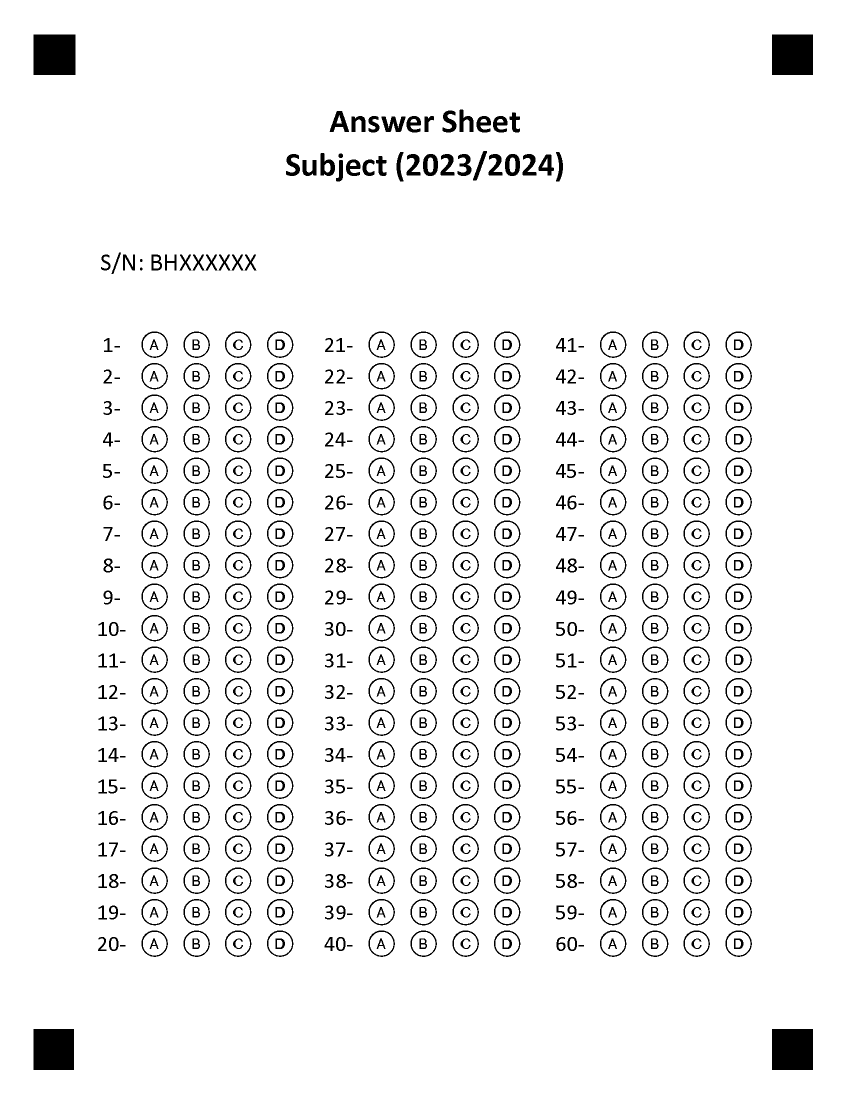
#> input picture Templates/Template-60.png, 1700 x 2200 px (shown at 1/2 size)
$ python 'Make Templates.py'
#> lines starting #> are read from the running program, lines starting #| are printed output that depends on the picture; after the words box and inside, x2 and y2 are one past the last pixel; in counts of white or black regions, pixels touching at a corner belong together
from PIL import Image
from imutils.perspective import four_point_transform
from imutils import contours
import imutils
import cv2
import numpy as np
import argparse
import random


def show_images(images, titles, kill_later=True):
    for index, image in enumerate(images):
        cv2.imshow(titles[index], image)
    cv2.waitKey(0)
    if kill_later:
        cv2.destroyAllWindows()


def find_corners(image_path):
#> called with image_path = 'Template-60.png'
    img = Image.open(image_path)
#> img is the input picture: PIL image 1700x2200 RGB; 94.2% white; 698 black regions, largest, box (x1, y1, x2, y2) and area: (67, 69, 151, 150) 6804, (1544, 2058, 1626, 2140) 6724, (1544, 69, 1626, 150) 6642
    width, height = img.size
#> width = 1700; height = 2200

    left, top, right, bottom = width, height, 0, 0
#> left = 1700; top = 2200; right = 0; bottom = 0

    for x in range(width):
        for y in range(height):
            pixel = img.getpixel((x, y))
            if pixel == (0, 0, 0):  # Assuming the black squares have RGB values of (0, 0, 0)
                left = min(left, x)
                top = min(top, y)
                right = max(right, x)
                bottom = max(bottom, y)

    return left, top, right, bottom

def crop_image(image_path, output_path):
    left, top, right, bottom = find_corners(image_path)
#> left = 67; top = 69; right = 1625; bottom = 2139
    img = Image.open(image_path)
    img_cropped = img.crop((left, top, right, bottom))
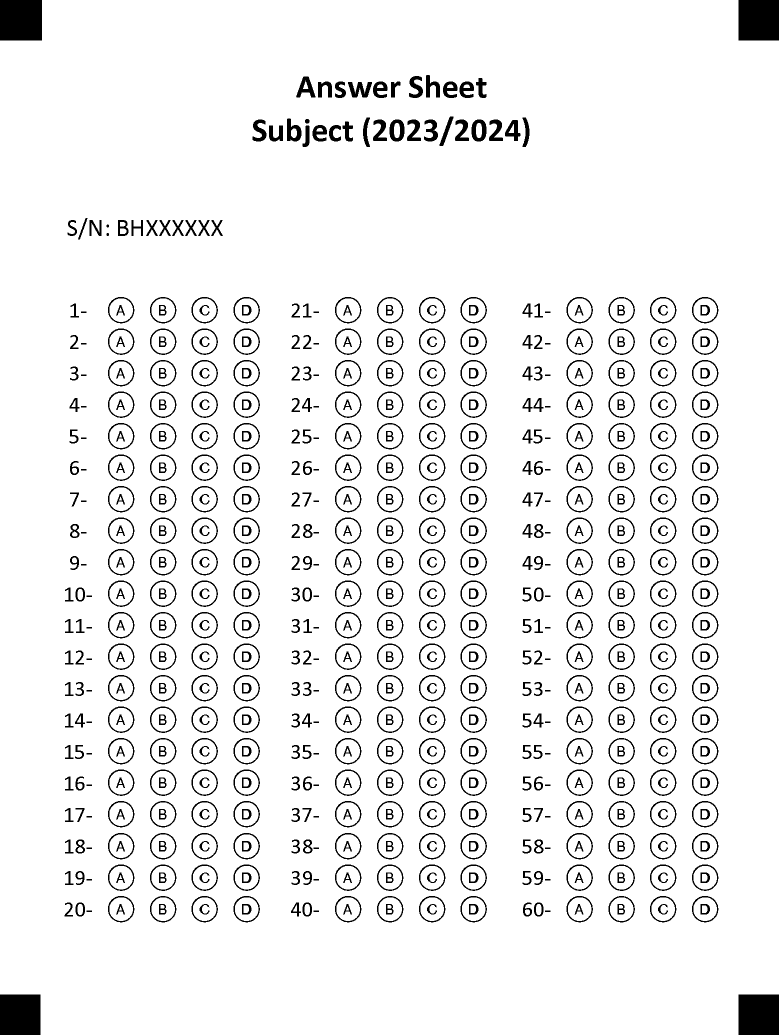
#> img_cropped: PIL image 1558x2070 RGB (shown at 1/2 size); 93.3% white; 698 black regions, largest, box (x1, y1, x2, y2) and area: (0, 0, 84, 81) 6804, (1477, 0, 1558, 81) 6561, (0, 1989, 81, 2070) 6561
    img_cropped.save(output_path)


    ap = argparse.ArgumentParser()
    ap.add_argument("-i", "--image", default=output_path, help="path to the input image")
    args = vars(ap.parse_args())
    # Resize the image to a smaller size for processing
    ig = cv2.imread(args['image'])
    scale_percent = 50  # percent of original size
    width = int(ig.shape[1] * scale_percent / 100)
#> width = 779
    height = int(ig.shape[0] * scale_percent / 100)
#> height = 1035
    dim = (width, height)
#> dim = (779, 1035)
    image = cv2.resize(ig, dim, interpolation=cv2.INTER_AREA)
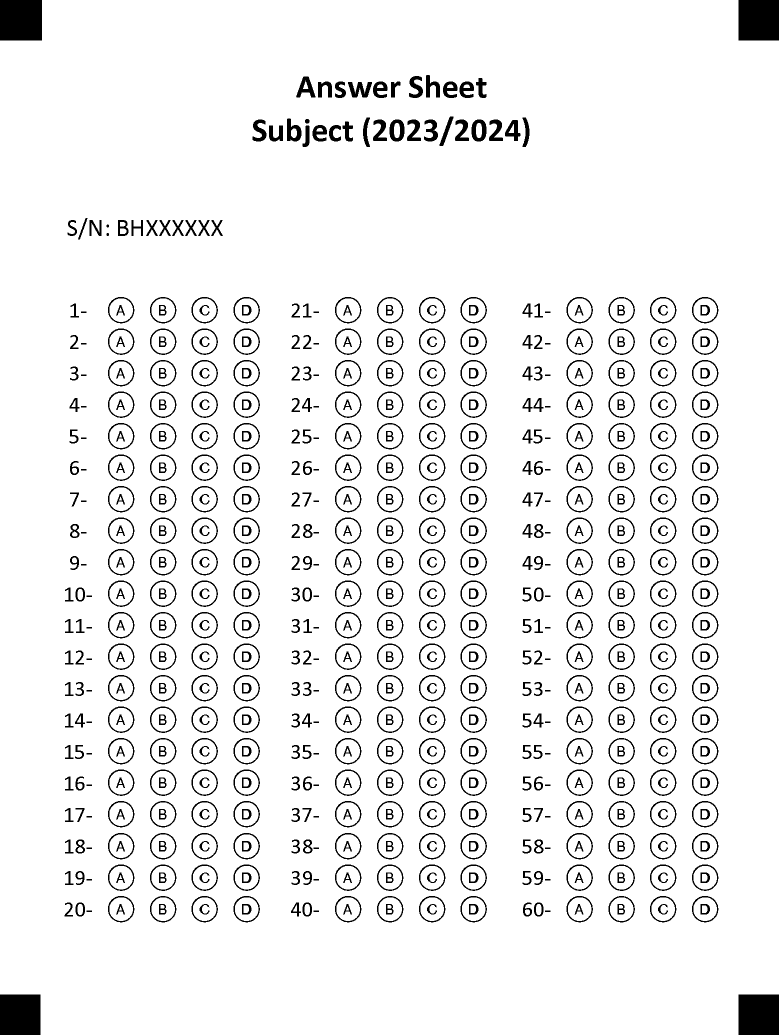
#> image: shape (1035, 779, 3); min 0, max 255, mean 237.9
    cv2.imwrite("temp.png", image)
    show_images([image], ["image"])
#> the loop in show_images, `for index, image in enumerate(images):` made 1 pass

    print(f"Image cropped and saved at {output_path}")

# Specify your input and output paths
input_image_path = "Template-60.png"
output_image_path = "output_cropped_image.png"

crop_image(input_image_path, output_image_path)

$ run again, with Templates/Template-10.png copied over Templates/Template-60.png
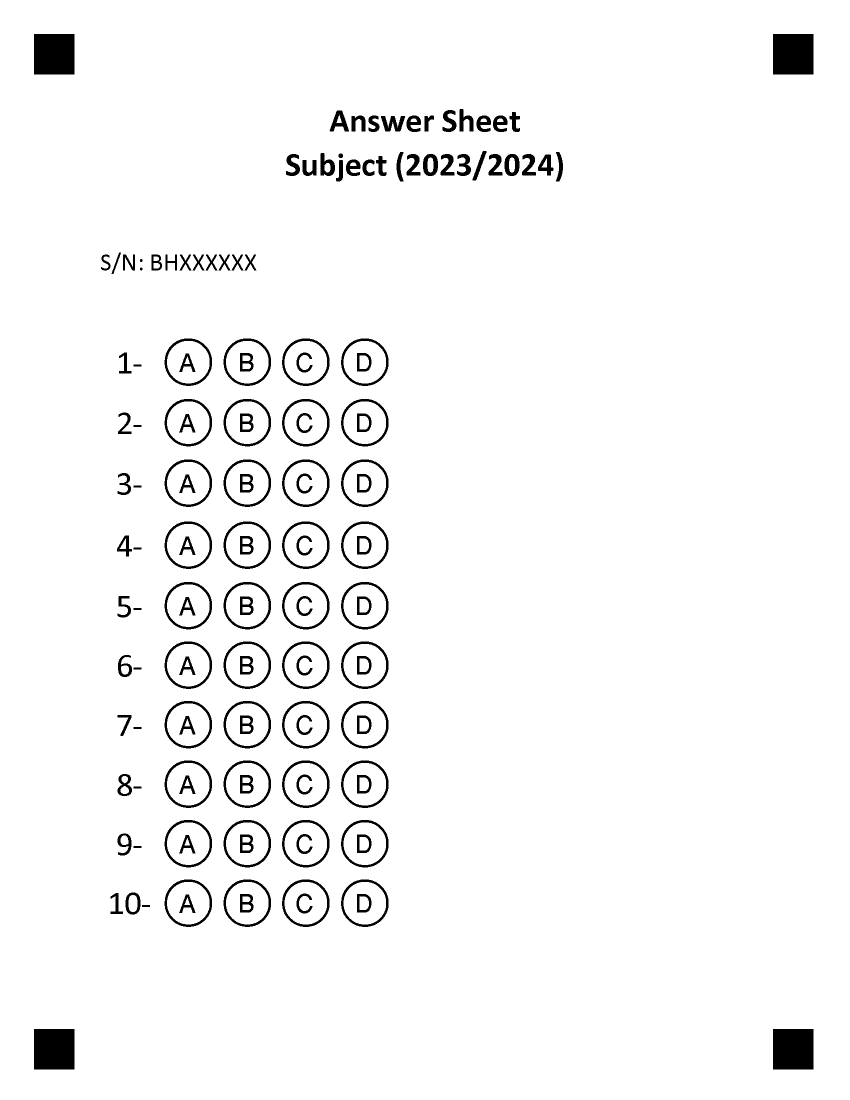
#> input picture Templates/Template-10.png, 1700 x 2200 px (shown at 1/2 size)
#> in find_corners, img is the input picture: PIL image 1700x2200 RGB; 96.6% white; 148 black regions, largest, box (x1, y1, x2, y2) and area: (68, 68, 149, 149) 6561, (1546, 68, 1627, 149) 6561, (68, 2058, 149, 2139) 6561
#> in crop_image, `img_cropped = img.crop((left, top, right, bottom))`:
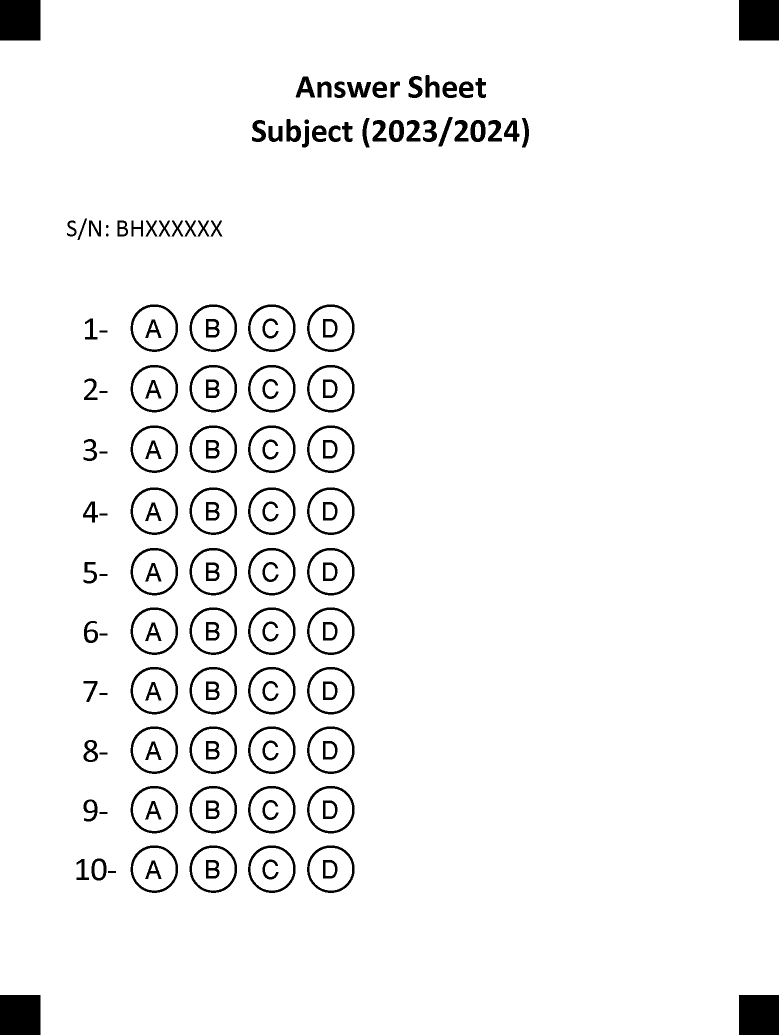
#> img_cropped: PIL image 1558x2070 RGB (shown at 1/2 size); 96% white; 148 black regions, largest, box (x1, y1, x2, y2) and area: (0, 0, 81, 81) 6561, (1478, 0, 1558, 81) 6480, (0, 1990, 81, 2070) 6480
#> in crop_image, `image = cv2.resize(ig, dim, interpolation=cv2.INTER_AREA)`:
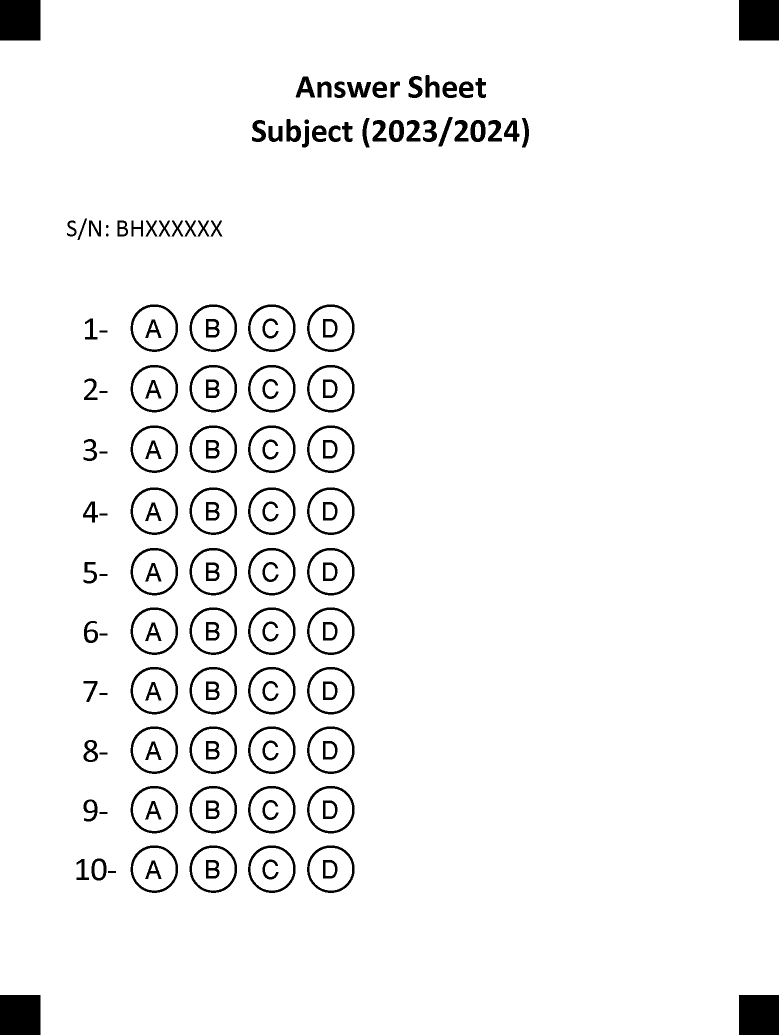
#> image: shape (1035, 779, 3); min 0, max 255, mean 244.9
#> the loop in show_images, `for index, image in enumerate(images):` made 1 pass

$ run again, with Templates/Template-30.png copied over Templates/Template-60.png
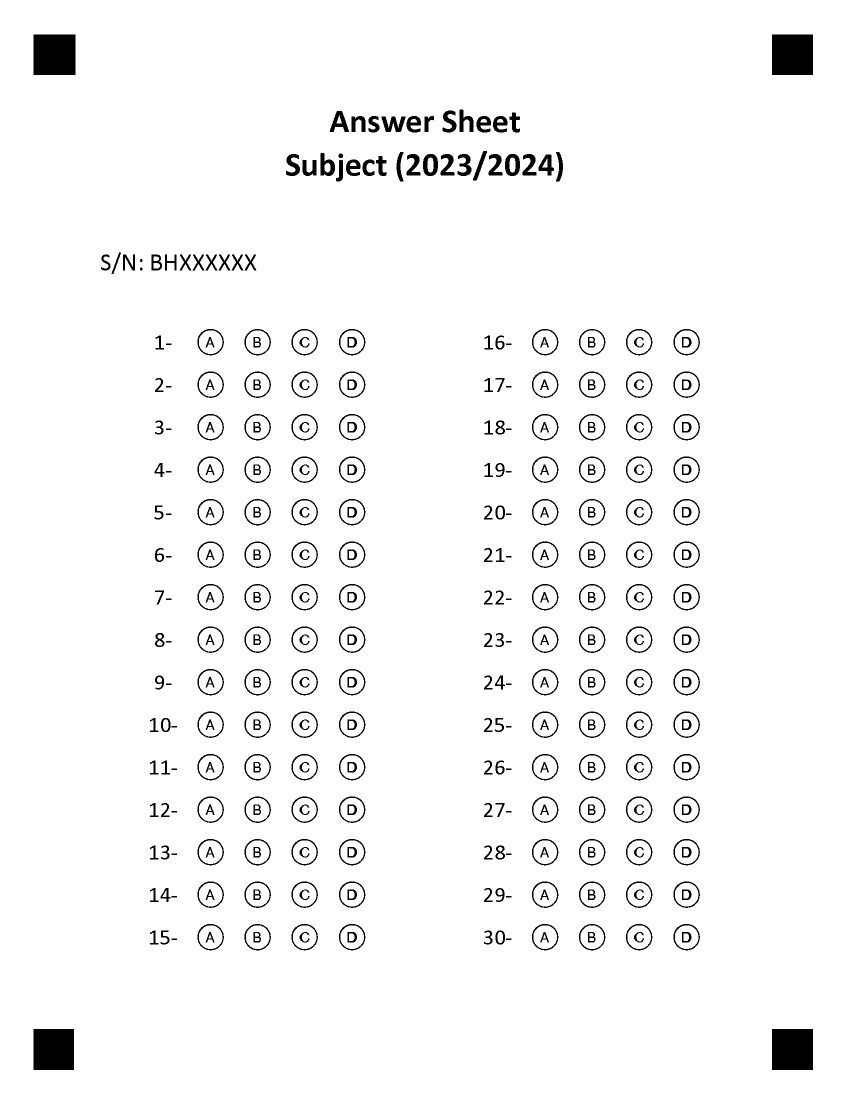
#> input picture Templates/Template-30.png, 1700 x 2200 px (shown at 1/2 size)
#> in find_corners, img is the input picture: PIL image 1700x2200 RGB; 96.5% white; 368 black regions, largest, box (x1, y1, x2, y2) and area: (67, 69, 151, 150) 6804, (1544, 2058, 1626, 2140) 6724, (1544, 69, 1626, 150) 6642
#> in crop_image, `img_cropped = img.crop((left, top, right, bottom))`:
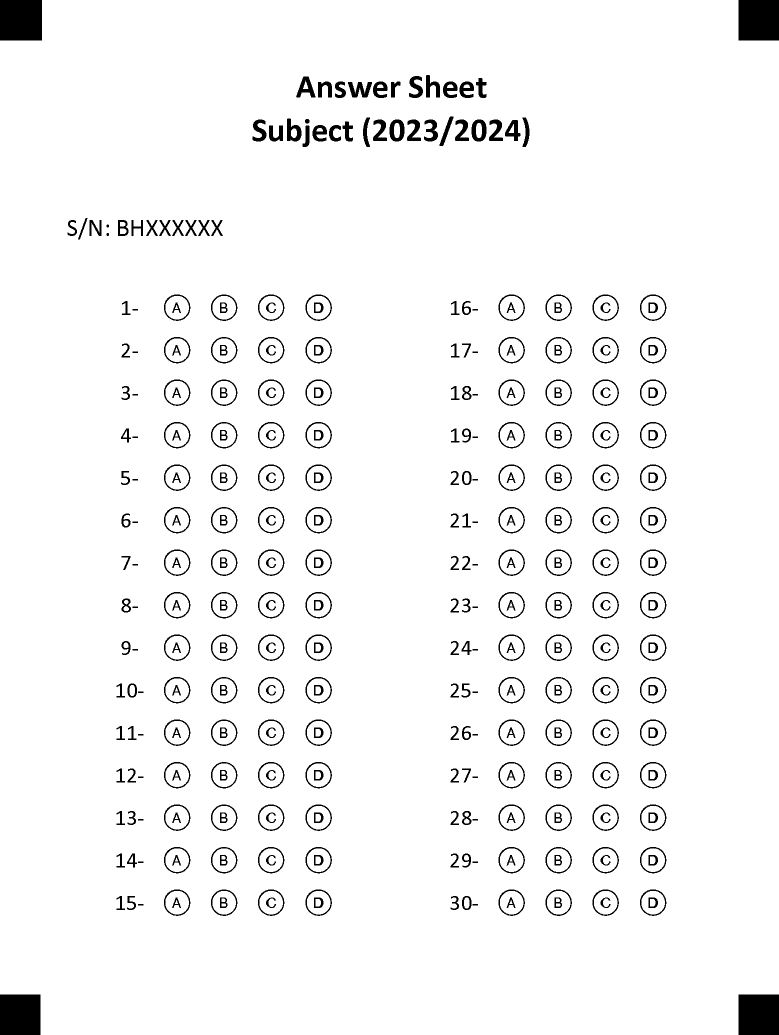
#> img_cropped: PIL image 1558x2070 RGB (shown at 1/2 size); 96% white; 368 black regions, largest, box (x1, y1, x2, y2) and area: (0, 0, 84, 81) 6804, (1477, 0, 1558, 81) 6561, (0, 1989, 81, 2070) 6561
#> in crop_image, `image = cv2.resize(ig, dim, interpolation=cv2.INTER_AREA)`:
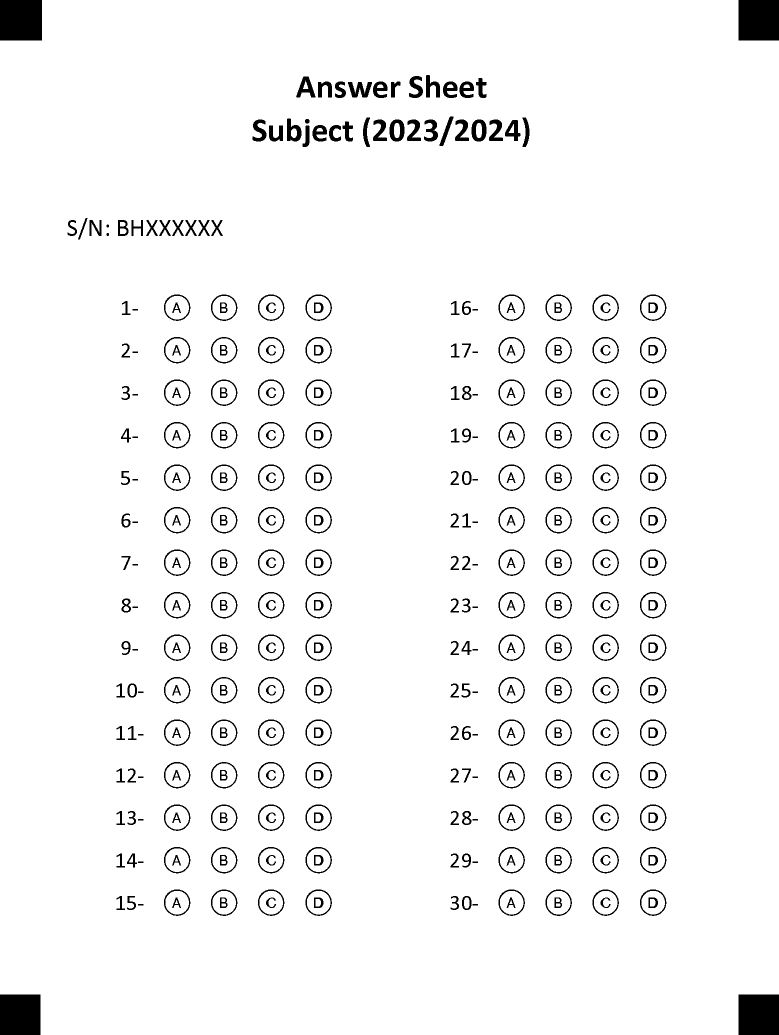
#> image: shape (1035, 779, 3); min 0, max 255, mean 244.7
#> the loop in show_images, `for index, image in enumerate(images):` made 1 pass
